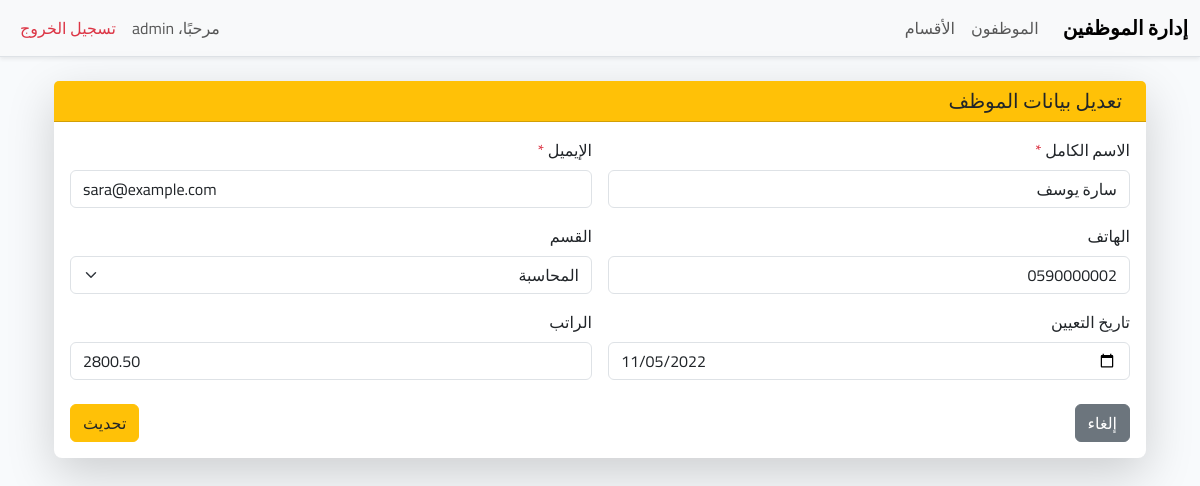
Page /modules/employees/edit.php?id=2 (signed in) on the committed database.
### tables this page shows
CREATE TABLE employees (
  id INT AUTO_INCREMENT PRIMARY KEY,
  full_name VARCHAR(150) NOT NULL,
  email VARCHAR(150) NOT NULL,
  phone VARCHAR(50),
  department_id INT NULL,
  hire_date DATE NULL,
  salary DECIMAL(10,2) NULL,
  CONSTRAINT fk_dep FOREIGN KEY (department_id) REFERENCES departments(id) ON DELETE SET NULL
);

CREATE TABLE departments (
  id INT AUTO_INCREMENT PRIMARY KEY,
  name VARCHAR(100) NOT NULL
);

### modules/employees/edit.php (the view, shortened to what this page needs)
<?php
require_once __DIR__ . '/../../config/config.php';
$id = (int)($_GET['id'] ?? 0);
$stmt = $pdo->prepare("SELECT * FROM employees WHERE id = ?");
$stmt->execute([$id]);
$emp = $stmt->fetch();
$deps = $pdo->query("SELECT id, name FROM departments ORDER BY name")->fetchAll();
include __DIR__ . '/../../includes/header.php';
?>
<div class="container mt-4">
  <div class="card shadow-lg border-0 rounded-3">
    <div class="card-header bg-warning text-dark d-flex align-items-center">
      <h5 class="mb-0">تعديل بيانات الموظف</h5>
    </div>
    <div class="card-body">
      <form method="post">
        <div class="row g-3">
          <div class="col-md-6">
            <label class="form-label required">الاسم الكامل</label>
              <input name="full_name" class="form-control" required value="<?php echo htmlspecialchars($emp['full_name']); ?>"/>
          </div>
          <div class="col-md-6">
            <label class="form-label required">الإيميل</label>
              <input type="email" name="email" class="form-control" required value="<?php echo htmlspecialchars($emp['email']); ?>"/>
          </div>
          <div class="col-md-6">
            <label class="form-label">الهاتف</label>
              <input name="phone" class="form-control" value="<?php echo htmlspecialchars($emp['phone']); ?>"/>
          </div>
          <div class="col-md-6">
            <label class="form-label">القسم</label>
            <select name="department_id" class="form-select">
              <?php foreach ($deps as $d): ?>
                <option value="<?php echo $d['id']; ?>" <?php echo ($emp['department_id']==$d['id'])?'selected':''; ?>>
                  <?php echo htmlspecialchars($d['name']); ?>
                </option>
              <?php endforeach; ?>
            </select>
          </div>
          <div class="col-md-6">
            <label class="form-label">تاريخ التعيين</label>
            <input type="date" name="hire_date" class="form-control" value="<?php echo htmlspecialchars($emp['hire_date']); ?>"/>
          </div>
          <div class="col-md-6">
            <label class="form-label">الراتب</label>
              <input type="number" step="0.01" name="salary" class="form-control" value="<?php echo htmlspecialchars($emp['salary']); ?>"/>
          </div>
        </div>
        <div class="mt-4 d-flex justify-content-between">
          <a class="btn btn-secondary" href="/arabic_hr_crud_php/modules/employees/index.php">
         إلغاء
          </a>
          <button class="btn btn-warning text-dark">
           تحديث
          </button>
        </div>
      </form>
    </div>
  </div>
</div>
<?php include __DIR__ . '/../../includes/footer.php'; ?>

### includes/header.php (style rules this page uses)
body { font-family: 'Cairo', system-ui, -apple-system, Segoe UI, Roboto, 'Helvetica Neue', Arial, 'Noto Sans', 'Liberation Sans', 'Apple Color Emoji','Segoe UI Emoji', 'Segoe UI Symbol'; background:#f8fafc; }
.card { border-radius:1rem; }
.form-label.required:after { content:" *"; color:#dc3545; }

### rows in the picture
employees: full_name "سارة يوسف", email "sara@example.com", phone "0590000002", department_id "المحاسبة", hire_date "11/05/2022", salary "2800.50"

### other values in the picture
$_SESSION['user']['username'] "admin"
